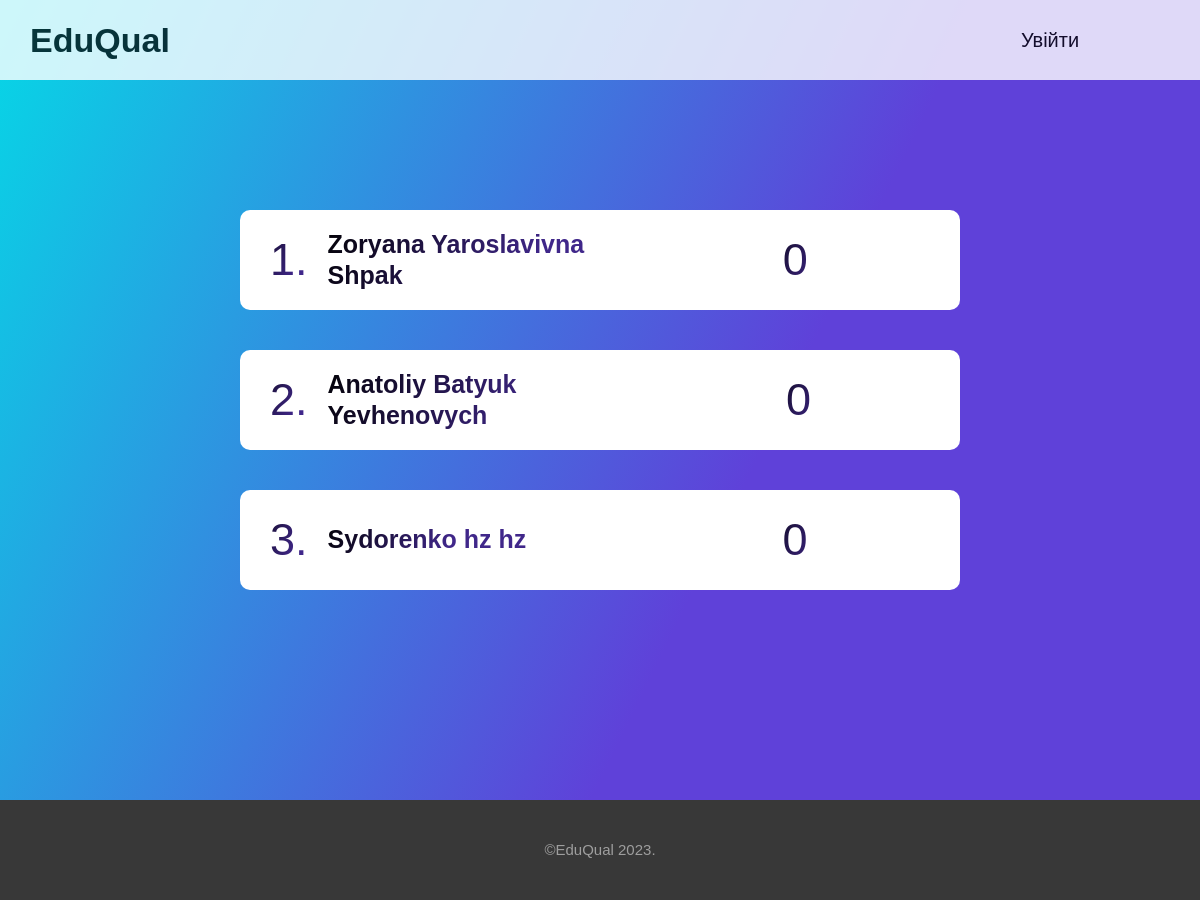
The app's page /teachersrating/, older data.
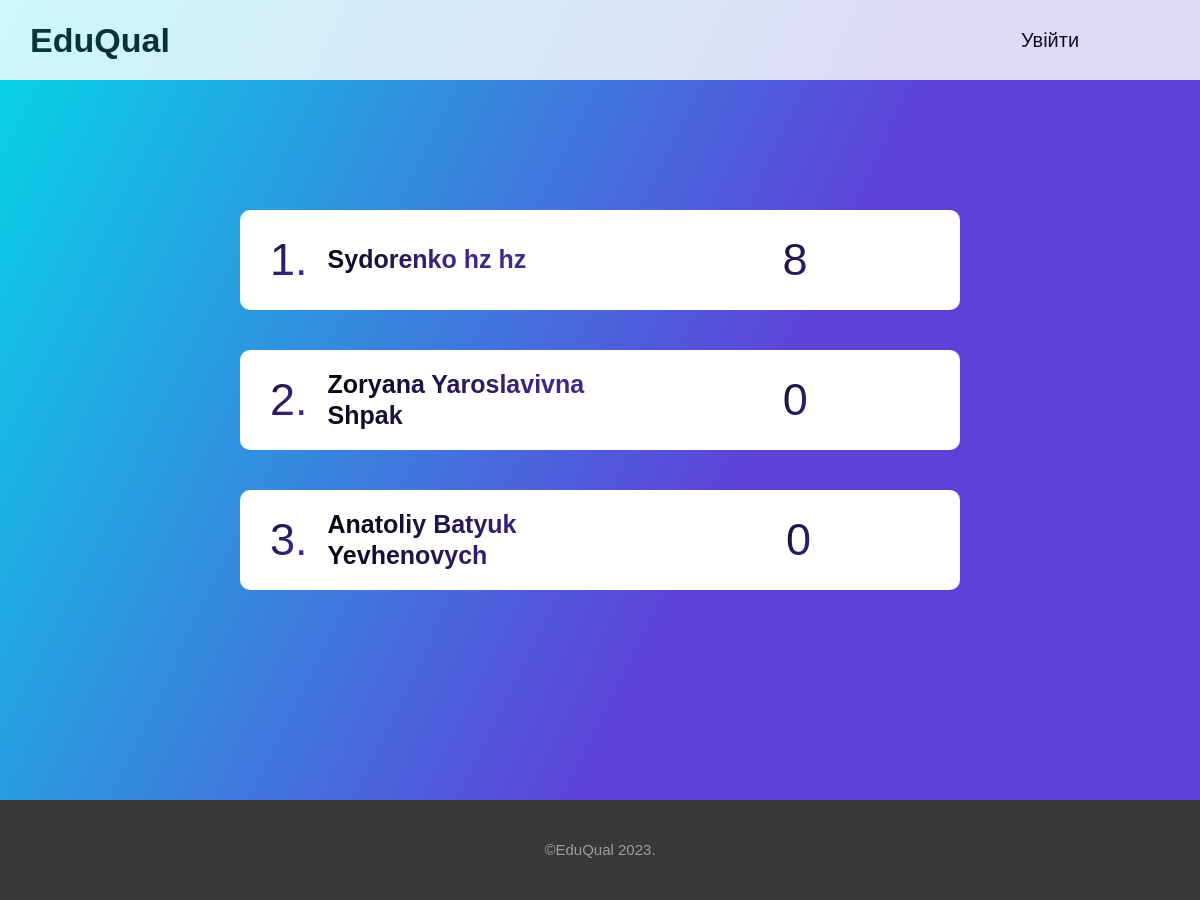
The same page, newer data.
### poll/models.py (models this page shows, shortened)
class Teacher(models.Model):
    firstname = models.CharField(max_length=30)
    lastname = models.CharField(max_length=30)
    surname = models.CharField(max_length=30)
    score = models.IntegerField(default=0)
    class Meta:
        verbose_name = "Teacher"
        verbose_name_plural = "Teachers"

### poll/views.py (the view)
# urls.py: path('teachersrating/', teachersRating, name='teachersRating'),
def teachersRating(request):
    context = {}
    context['members'] = Teacher.objects.order_by('score').reverse().all()
    return render(request, 'rating/rating.html', context=context)

### poll/templates/rating/rating.html (shortened to what this page needs)
{% load static %}
<!doctype html>
<html lang="en">
<head>
    <link rel="stylesheet" href="{% static 'style_rating.css' %}">
</head>
<body>
<div class="header disp">
    <div class="logo">
        <a href="{% url 'home' %}" class="logo-text disp"><b>EduQual</b></a>
    </div>
    <div class="menu disp">
        {% if user.is_authenticated %}
            <a class="item" href="{% url 'logout' %}">Вийти</a>
        {% else %}
            <a class="item" href="{% url 'login' %}">Увійти</a>
        {% endif %}
    </div>
</div>
<div class="rating-page disp-centr">
    {% for i in members %}
        <div class="rating disp">
            <div class="info disp">
                <div class="number text">
                    <p>{{ forloop.counter }}.</p>
                </div>
                <div class="name-secondname disp">
                    <p class="text">{{ i.firstname }} {{ i.lastname }} {{ i.surname }}</p>
                </div>
            </div>
            <div class="rating-result disp-centr">
                <div class="mark  text">
                    <p>{{ i.score }}</p>
                </div>
            </div>
        </div>
    {% endfor %}
</div>
<div class="sixth-page">
    <div class="text-six">©EduQual 2023.</div>
</div>
</body>
</html>

Row changes from the older to the newer data that the page shows:
changed Teacher "Sydorenko": score "0" → "8"; moves up the list
